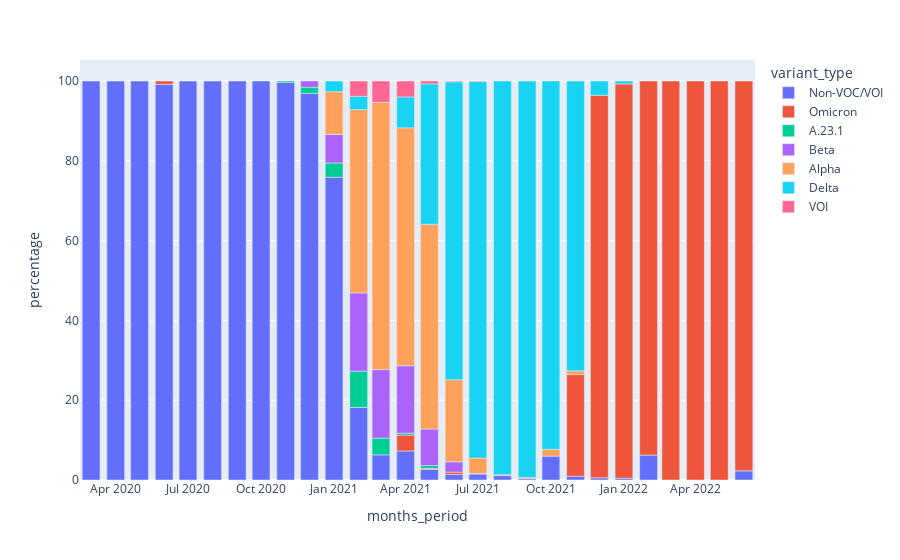

Notebook cell for this chart:
### Code cell
px.bar(variants_data, x = "months_period", y = "percentage", color="variant_type")

### Figure 1 — Plotly figure (JSON) as saved in the notebook; plotly's stock layout.template omitted (floating-point values rounded to 4 significant figures)
{"data": [{"alignmentgroup": "True", "hovertemplate": "variant_type=Non-VOC/VOI<br>months_period=%{x}<br>percentage=%{y}<extra></extra>", "legendgroup": "Non-VOC/VOI", "marker": {"color": "#636efa", "pattern": {"shape": ""}}, "name": "Non-VOC/VOI", "offsetgroup": "Non-VOC/VOI", "orientation": "v", "showlegend": true, "textposition": "auto", "type": "bar", "x": ["2020-03", "2020-04", "2020-05", "2020-06", "2020-07", "2020-08", "2020-09", "2020-10", "2020-11", "2020-12", "2021-01", "2021-02", "2021-03", "2021-04", "2021-05", "2021-06", "2021-07", "2021-08", "2021-09", "2021-10", "2021-11", "2021-12", "2022-01", "2022-02", "2022-06"], "xaxis": "x", "y": [100, 100, 100, 99.18, 100, 100, 100, 100, 99.66, 96.9, 75.89, 18.18, 6.298, 7.277, 2.651, 1.386, 1.488, 1.104, 0.3268, 5.983, 0.9434, 0.5402, 0.4438, 6.25, 2.293], "yaxis": "y"}, {"alignmentgroup": "True", "hovertemplate": "variant_type=Omicron<br>months_period=%{x}<br>percentage=%{y}<extra></extra>", "legendgroup": "Omicron", "marker": {"color": "#EF553B", "pattern": {"shape": ""}}, "name": "Omicron", "offsetgroup": "Omicron", "orientation": "v", "showlegend": true, "textposition": "auto", "type": "bar", "x": ["2020-06", "2021-04", "2021-05", "2021-06", "2021-11", "2021-12", "2022-01", "2022-02", "2022-03", "2022-04", "2022-05", "2022-06"], "xaxis": "x", "y": [0.8197, 3.991, 0.241, 0.5941, 25.47, 95.86, 98.82, 93.75, 100, 100, 100, 97.71], "yaxis": "y"}, {"alignmentgroup": "True", "hovertemplate": "variant_type=A.23.1<br>months_period=%{x}<br>percentage=%{y}<extra></extra>", "legendgroup": "A.23.1", "marker": {"color": "#00cc96", "pattern": {"shape": ""}}, "name": "A.23.1", "offsetgroup": "A.23.1", "orientation": "v", "showlegend": true, "textposition": "auto", "type": "bar", "x": ["2020-11", "2020-12", "2021-01", "2021-02", "2021-03", "2021-04", "2021-05"], "xaxis": "x", "y": [0.3431, 1.55, 3.571, 9.091, 4.198, 0.4695, 0.7229], "yaxis": "y"}, {"alignmentgroup": "True", "hovertemplate": "variant_type=Beta<br>months_period=%{x}<br>percentage=%{y}<extra></extra>", "legendgroup": "Beta", "marker": {"color": "#ab63fa", "pattern": {"shape": ""}}, "name": "Beta", "offsetgroup": "Beta", "orientation": "v", "showlegend": true, "textposition": "auto", "type": "bar", "x": ["2020-12", "2021-01", "2021-02", "2021-03", "2021-04", "2021-05", "2021-06", "2021-07"], "xaxis": "x", "y": [1.55, 7.143, 19.62, 17.18, 16.9, 9.157, 2.574, 0.1488], "yaxis": "y"}, {"alignmentgroup": "True", "hovertemplate": "variant_type=Alpha<br>months_period=%{x}<br>percentage=%{y}<extra></extra>", "legendgroup": "Alpha", "marker": {"color": "#FFA15A", "pattern": {"shape": ""}}, "name": "Alpha", "offsetgroup": "Alpha", "orientation": "v", "showlegend": true, "textposition": "auto", "type": "bar", "x": ["2021-01", "2021-02", "2021-03", "2021-04", "2021-05", "2021-06", "2021-07", "2021-08", "2021-09", "2021-10", "2021-11"], "xaxis": "x", "y": [10.71, 45.93, 66.98, 59.62, 51.33, 20.59, 3.869, 0.2208, 0.3268, 1.709, 0.9434], "yaxis": "y"}, {"alignmentgroup": "True", "hovertemplate": "variant_type=Delta<br>months_period=%{x}<br>percentage=%{y}<extra></extra>", "legendgroup": "Delta", "marker": {"color": "#19d3f3", "pattern": {"shape": ""}}, "name": "Delta", "offsetgroup": "Delta", "orientation": "v", "showlegend": true, "textposition": "auto", "type": "bar", "x": ["2021-01", "2021-02", "2021-04", "2021-05", "2021-06", "2021-07", "2021-08", "2021-09", "2021-10", "2021-11", "2021-12", "2022-01"], "xaxis": "x", "y": [2.679, 3.349, 7.746, 35.18, 74.65, 94.35, 98.68, 99.35, 92.31, 72.64, 3.601, 0.7396], "yaxis": "y"}, {"alignmentgroup": "True", "hovertemplate": "variant_type=VOI<br>months_period=%{x}<br>percentage=%{y}<extra></extra>", "legendgroup": "VOI", "marker": {"color": "#FF6692", "pattern": {"shape": ""}}, "name": "VOI", "offsetgroup": "VOI", "orientation": "v", "showlegend": true, "textposition": "auto", "type": "bar", "x": ["2021-02", "2021-03", "2021-04", "2021-05", "2021-06", "2021-07"], "xaxis": "x", "y": [3.828, 5.344, 3.991, 0.7229, 0.198, 0.1488], "yaxis": "y"}], "layout": {"barmode": "relative", "legend": {"title": {"text": "variant_type"}, "tracegroupgap": 0}, "margin": {"t": 60}, "xaxis": {"anchor": "y", "domain": [0, 1], "title": {"text": "months_period"}}, "yaxis": {"anchor": "x", "domain": [0, 1], "title": {"text": "percentage"}}}}
